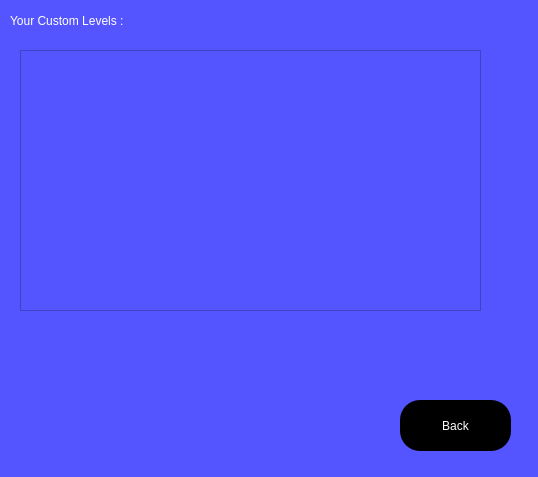
<?xml version="1.0" encoding="UTF-8"?>
<ui version="4.0">
 <class>Form</class>
 <widget class="QWidget" name="Form">
  <property name="geometry">
   <rect>
    <x>0</x>
    <y>0</y>
    <width>538</width>
    <height>477</height>
   </rect>
  </property>
  <property name="minimumSize">
   <size>
    <width>538</width>
    <height>477</height>
   </size>
  </property>
  <property name="maximumSize">
   <size>
    <width>538</width>
    <height>477</height>
   </size>
  </property>
  <property name="windowTitle">
   <string>Form</string>
  </property>
  <widget class="QWidget" name="widget" native="true">
   <property name="geometry">
    <rect>
     <x>-10</x>
     <y>0</y>
     <width>731</width>
     <height>601</height>
    </rect>
   </property>
   <property name="styleSheet">
    <string notr="true">background-color: rgb(85, 85, 255);</string>
   </property>
   <widget class="QPushButton" name="quitbutton2">
    <property name="geometry">
     <rect>
      <x>410</x>
      <y>400</y>
      <width>111</width>
      <height>51</height>
     </rect>
    </property>
    <property name="styleSheet">
     <string notr="true">QPushButton{
border-radius:20px;font: 20pt &quot;Berlin Sans FB&quot;;
background-color: rgb(0, 0, 0);
color :rgb(255, 255, 255)
}
QPushButton:hover{
background-color: rgb(255, 255, 255);
color :rgb(0, 0, 0)
}
QPushButton:pressed{
background-color: rgb(117,213,192);
color :rgb(0, 0, 0)
}
</string>
    </property>
    <property name="text">
     <string>Back</string>
    </property>
   </widget>
   <widget class="QLabel" name="label_2">
    <property name="geometry">
     <rect>
      <x>20</x>
      <y>0</y>
      <width>331</width>
      <height>41</height>
     </rect>
    </property>
    <property name="styleSheet">
     <string notr="true">font: 14pt &quot;Berlin Sans FB&quot;;
color: rgb(255, 255, 255);</string>
    </property>
    <property name="text">
     <string>Your Custom Levels : </string>
    </property>
   </widget>
   <widget class="QListWidget" name="listWidget">
    <property name="geometry">
     <rect>
      <x>30</x>
      <y>50</y>
      <width>461</width>
      <height>261</height>
     </rect>
    </property>
   </widget>
  </widget>
 </widget>
 <resources/>
 <connections/>
</ui>
